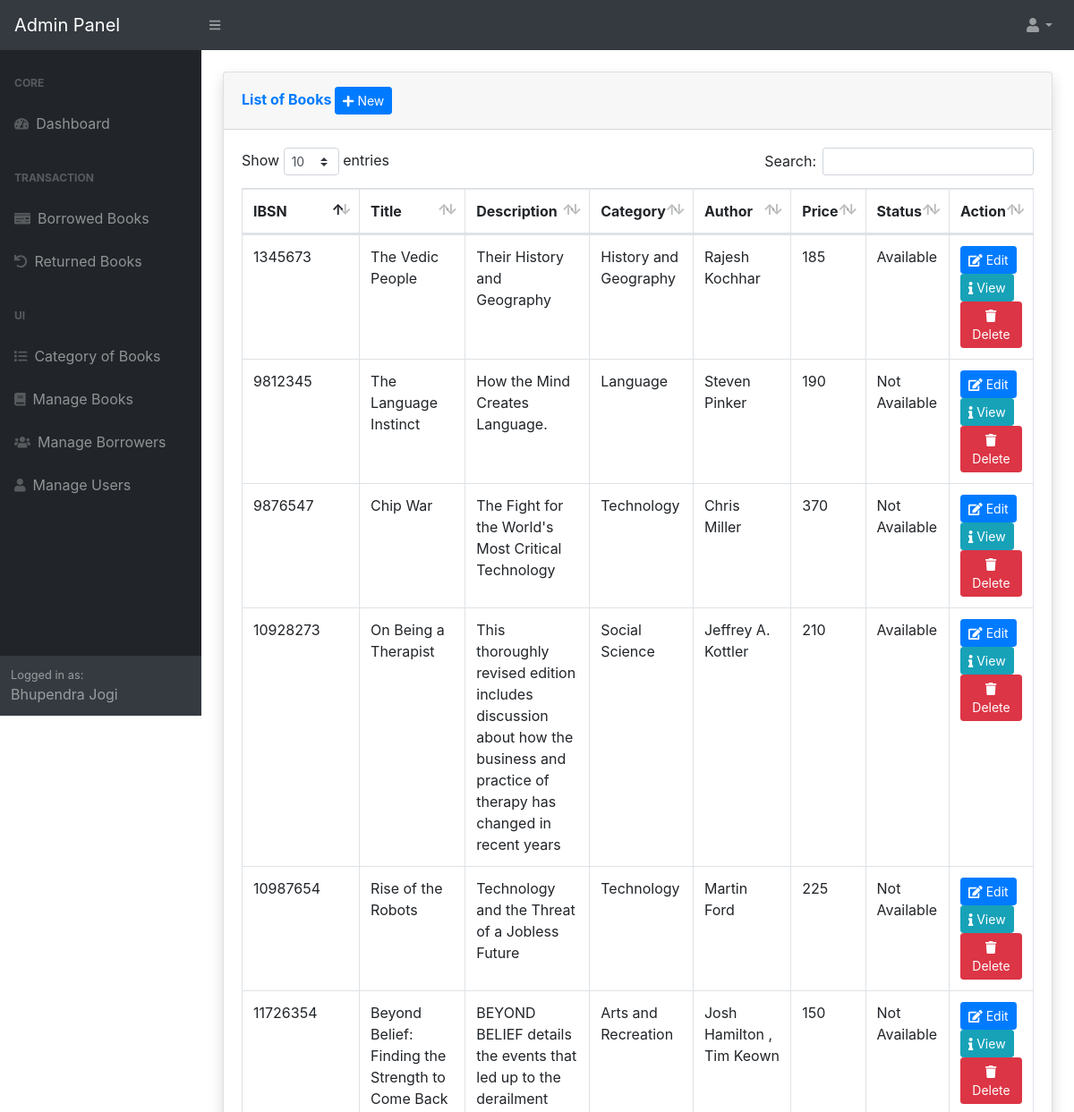
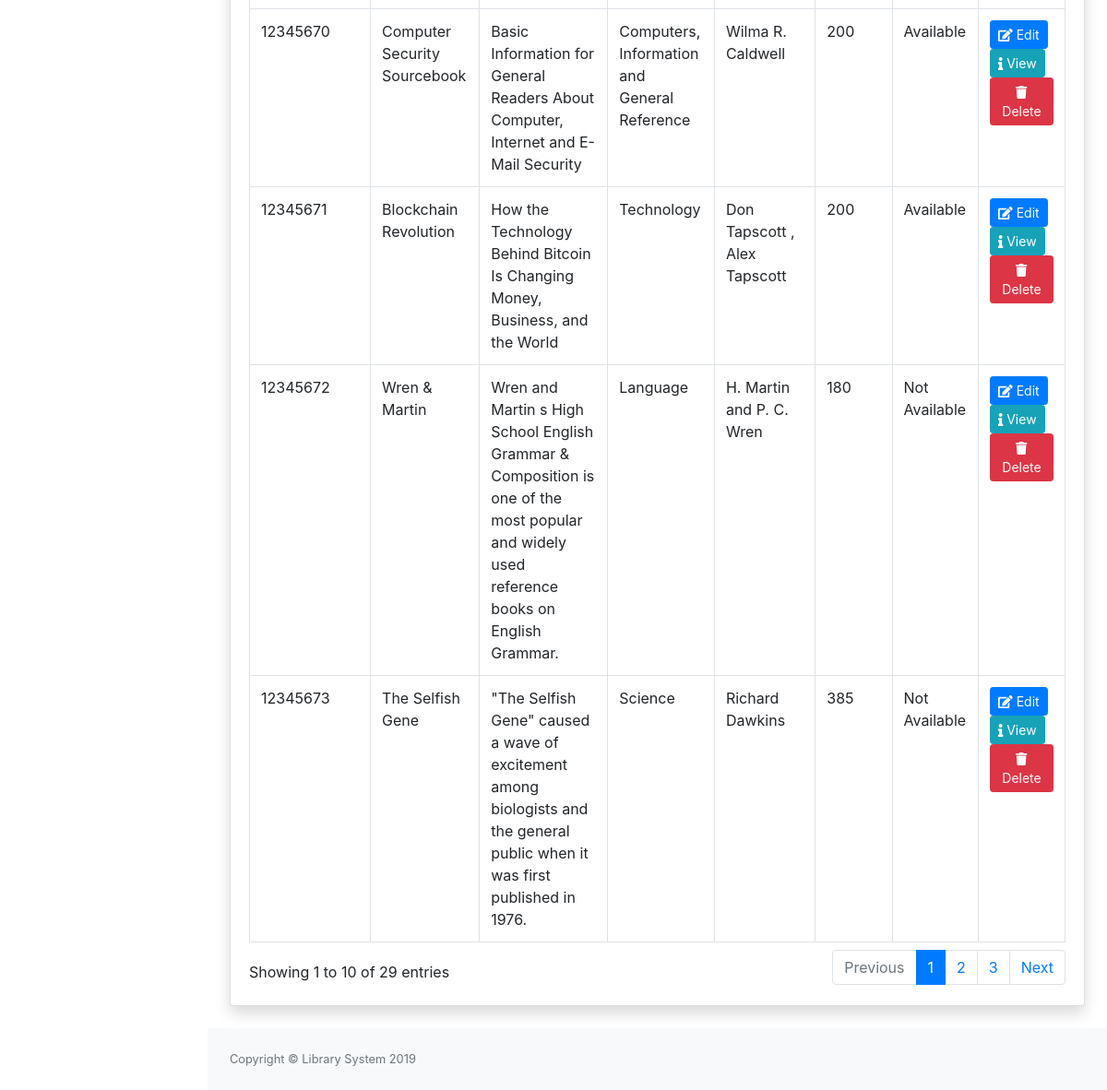
/admin/books/index.php (signed in), run on the app's committed database (2 pictures, top to bottom).
### tables this page shows
CREATE TABLE `tblusers` (
  `USERID` int(11) NOT NULL,
  `NAME` varchar(124) NOT NULL,
  `UEMAIL` varchar(125) NOT NULL,
  `PASS` varchar(125) NOT NULL,
  `TYPE` varchar(125) NOT NULL,
  `Status` varchar(11) NOT NULL,
  `PicLoc` text NOT NULL,
  `fine` varchar(20) DEFAULT NULL
);

CREATE TABLE `tblbooks` (
  `BookID` int(11) NOT NULL,
  `IBSN` varchar(13) NOT NULL,
  `BookTitle` varchar(125) NOT NULL,
  `BookDesc` varchar(255) NOT NULL,
  `Author` varchar(125) NOT NULL,
  `PublishDate` date NOT NULL,
  `BookPublisher` varchar(125) NOT NULL,
  `Category` varchar(90) NOT NULL,
  `BookPrice` double NOT NULL,
  `BookQuantity` int(11) NOT NULL,
  `Status` varchar(30) NOT NULL,
  `BookType` varchar(90) NOT NULL,
  `DeweyDecimal` varchar(90) NOT NULL,
  `OverAllQty` int(11) NOT NULL,
  `Donate` tinyint(1) NOT NULL,
  `Remarks` varchar(90) NOT NULL
);

### admin/books/index.php (called while the page is built, shortened)
<?php
require_once '../themes/templates.php';
?>

### include/database.php (called while the page is built, shortened)
<?php
class Database {
	var $sql_string = '';
	private $conn;
	public function open_connection() {
		$this->conn = mysqli_connect(server, user, pass);
		if (!$this->conn) {
			throw new Exception("Failed to connect to the database server: " . mysqli_connect_error());
		} else {
			$db_select = mysqli_select_db($this->conn, database_name);
		}
	}
	function setQuery($sql='') {
		$this->sql_string=$sql;
	}
	function executeQuery() {
		$result = mysqli_query($this->conn,$this->sql_string);
		return $result;
	}
	private function confirm_query($result) {
		return $result;
	}
	function loadResultList( $key='' ) {
		$cur = $this->executeQuery();
		$array = array();
		while ($row = mysqli_fetch_object($cur)) {
			if ($key) {
				$array[$row->$key] = $row;
			} else {
				$array[] = $row;
			}
		}
		return $array;
	}
	function loadSingleResult() {
		$cur = $this->executeQuery();
		while ($row = mysqli_fetch_object($cur)) {
		return $data = $row;
		}
	}
}
$mydb = new Database();
?>

### include/accounts.php (called while the page is built, shortened)
<?php
require_once(LIB_PATH.DS.'database.php');
class User {
	protected static  $tblname = "tblusers";
	function single_user($id=""){
			global $mydb;
			$mydb->setQuery("SELECT * FROM ".self::$tblname."
				Where USERID= '{$id}' LIMIT 1");
			$cur = $mydb->loadSingleResult();
			return $cur;
	}
}
?>

### admin/books/list.php (the view, shortened to what this page needs)
		  <div class="card shadow mb-4">
           <div class="card-header py-3">
             <h6 class="m-0 font-weight-bold text-primary">List of Books
            <?php if ($_SESSION['TYPE']=="SystemAdministrator" || $_SESSION['TYPE']=="Administrator") { ?>
             	<a href="index.php?view=add" class="btn btn-primary btn-sm"><i class="fa fa-plus"></i> New</a>
             <?php } ?>
         	</h6>
           </div>
           <div class="card-body">
             <div class="table-responsive">
			<table id="dataTable" class="table table-bordered table-hover" cellspacing="0"  >
			  <thead>
			  	<tr>
					<th>IBSN</th>
					<th>Title</th>
					<th>Description</th>
					<th>Category</th>
					<th>Author</th>
					<th>Price</th>
					<th>Status</th>
					<th width="20%">Action</th>
			  	</tr>
			  </thead>
			  <tbody>
			  	<?php
			  	$mydb->setQuery("SELECT * FROM `tblbooks`");
					  	loadresult();
			  		function loadresult(){
				  		global $mydb;
				  		$cur = $mydb->loadResultlist();
						foreach ($cur as $result) {
					  		echo '<tr>';
							echo '<td >' . $result->IBSN.'</td>';
							echo '<td >'. $result->BookTitle.'</td>';
							echo '<td>'.  $result->BookDesc.'</td>';
							echo '<td>'. $result->Category.'</td>';
							echo '<td>'. $result->Author.'</td>';
							echo '<td>'. $result->BookPrice.'</td>';
							echo '<td>'. $result->Status.'</td>';
							if ($_SESSION['TYPE']=="SystemAdministrator" || $_SESSION['TYPE']=="Administrator") {
					  			$btn= '<a title="Edit" href="index.php?view=edit&id='.$result->IBSN.'" class="btn btn-primary btn-sm  " ><i class="fa fa-edit"></i> Edit</a>
					  			<a title="View Book Details" href="index.php?view=view&id='.$result->IBSN.'" class="btn btn-info btn-sm  " ><i class="fa fa-info"></i> View</a>
					  					 <a title="Delete" href="controller.php?action=delete&id='.$result->IBSN.'" class="btn btn-danger btn-sm  " ><i class="fa fa-trash"></i> Delete</a>';
					  		}else{
					  			$btn='No Action';
			  				}
			  				echo '<td > '.$btn.'</td>';
					  		echo '</tr>';
				  		}
				  	}
			  	?>
			  </tbody>
			</table>
		</div>
	</div>
</div>

### admin/themes/templates.php (shortened to what this page needs)
<?php
 $user = New User();
  $singleuser = $user->single_user($_SESSION['USERID']);
?>
<!DOCTYPE html>
<html lang="en">
    <head>
        <link href="<?php echo web_root;?>admin/dist/css/styles.css" rel="stylesheet" />
          <link href="<?php echo web_root;?>admin/dist/css/datepicker.css" rel="stylesheet" />
        <link href="<?php echo web_root;?>admin/dist/css/dataTables.bootstrap4.min.css" rel="stylesheet" />
        <link href="<?php echo web_root;?>admin/dist/fonts/font-awesome.min.css" rel="stylesheet" />
        <link href="https://cdn.jsdelivr.net/npm/select2@4.0.13/dist/css/select2.min.css" rel="stylesheet" />
    </head>
    <body class="sb-nav-fixed">
        <nav class="sb-topnav navbar navbar-expand navbar-dark bg-dark">
            <a class="navbar-brand" href="<?php echo web_root;?>admin/">Admin Panel</a><button class="btn btn-link btn-sm order-1 order-lg-0" id="sidebarToggle" href="#"><i class="fas fa-bars"></i></button
            >
            <ul class="navbar-nav ml-auto ml-md-0">
                <li class="nav-item dropdown">
                    <a class="nav-link dropdown-toggle" id="userDropdown" href="#" role="button" data-toggle="dropdown" aria-haspopup="true" aria-expanded="false"><i class="fas fa-user fa-fw"></i></a>
                </li>
            </ul>
        </nav>
        <div id="layoutSidenav">
            <div id="layoutSidenav_nav">
                <nav class="sb-sidenav accordion sb-sidenav-dark" id="sidenavAccordion">
                    <div class="sb-sidenav-menu">
                        <div class="nav">
                            <div class="sb-sidenav-menu-heading">Core</div>
                            <a class="nav-link" href="<?php echo web_root?>admin/"
                                ><div class="sb-nav-link-icon"><i class="fas fa-tachometer-alt"></i></div>
                            Dashboard</a>
                            <div class="sb-sidenav-menu-heading">Transaction</div>
                                  <a class="nav-link" href="<?php echo web_root;?>admin/borrowed/">
                                    <div class="sb-nav-link-icon"><i class="fas fa-money-check"></i></div>
                                Borrowed Books</a>
                                  <a class="nav-link" href="<?php echo web_root;?>admin/returned/">
                                    <div class="sb-nav-link-icon"><i class="fas fa-undo"></i></div>
                                Returned Books</a>
                               <div class="sb-sidenav-menu-heading">UI</div>
                                  <a class="nav-link" href="<?php echo web_root;?>admin/category/">
                                    <div class="sb-nav-link-icon"><i class="fas fa-list"></i></div>
                                Category of Books</a>
                                  <a class="nav-link" href="<?php echo web_root;?>admin/books/">
                                    <div class="sb-nav-link-icon"><i class="fas fa-book"></i></div>
                                Manage Books</a>
                                  <a class="nav-link" href="<?php echo web_root;?>admin/borrower/">
                                    <div class="sb-nav-link-icon"><i class="fas fa-users"></i></div>
                                Manage Borrowers</a>
                                  <a class="nav-link" href="<?php echo web_root;?>admin/users/">
                                    <div class="sb-nav-link-icon"><i class="fas fa-user"></i></div>
                                Manage Users</a>
                        </div>
                    </div>
                    <div class="sb-sidenav-footer">
                        <div class="small">Logged in as:</div>
                       <?php echo $singleuser->NAME;  ?>
                    </div>
                </nav>
            </div>
            <div id="layoutSidenav_content">
                <main>
                    <div class="container-fluid">
                         <br/>
                       <?php
                        require_once $content;
                        ?>
                    </div>
                </main>
                <footer class="py-4 bg-light mt-auto">
                    <div class="container-fluid">
                        <div class="d-flex align-items-center justify-content-between small">
                            <div class="text-muted">Copyright &copy; Library System 2019</div>
                        </div>
                    </div>
                </footer>
            </div>
        </div>
    </body>
</html>

### data on the page
tblusers: NAME "Bhupendra Jogi"
tblbooks: IBSN "12345671", BookTitle "Blockchain Revolution", BookDesc "How the Technology Behind Bitcoin Is Changing Money, Business, and the World", Category "Technology", Author "Don Tapscott , Alex Tapscott", BookPrice "200", Status "Available"
tblbooks: IBSN "12345672", BookTitle "Wren & Martin", BookDesc "Wren and Martin s High School English Grammar & Composition is one of the most popular and widely used reference books on English Grammar.", Category "Language", Author "H. Martin and P. C. Wren", BookPrice "180", Status "Not Available"
tblbooks: IBSN "12345673", BookTitle "The Selfish Gene", BookDesc "\"The Selfish Gene\" caused a wave of excitement among biologists and the general public when it was first published in 1976.", Category "Science", Author "Richard Dawkins", BookPrice "385", Status "Not Available"
tblbooks: IBSN "1345673", BookTitle "The Vedic People", BookDesc "Their History and Geography", Category "History and Geography", Author "Rajesh Kochhar", BookPrice "185", Status "Available"
tblbooks: IBSN "11726354", BookTitle "Beyond Belief: Finding the Strength to Come Back", BookDesc "BEYOND BELIEF details the events that led up to the derailment", Category "Arts and Recreation", Author "Josh Hamilton , Tim Keown", BookPrice "150", Status "Not Available"
tblbooks: IBSN "10928273", BookTitle "On Being a Therapist", BookDesc "This thoroughly revised edition includes discussion about how the business and practice of therapy has changed in recent years", Category "Social Science", Author "Jeffrey A. Kottler", BookPrice "210", Status "Available"
tblbooks: IBSN "10987654", BookTitle "Rise of the Robots", BookDesc "Technology and the Threat of a Jobless Future", Category "Technology", Author "Martin Ford", BookPrice "225", Status "Not Available"
tblbooks: IBSN "9812345", BookTitle "The Language Instinct", BookDesc "How the Mind Creates Language.", Category "Language", Author "Steven Pinker", BookPrice "190", Status "Not Available"
tblbooks: IBSN "12345670", BookTitle "Computer Security Sourcebook", BookDesc "Basic Information for General Readers About Computer, Internet and E-Mail Security", Category "Computers, Information and General Reference", Author "Wilma R. Caldwell", BookPrice "200", Status "Available"
tblbooks: IBSN "9876547", BookTitle "Chip War", BookDesc "The Fight for the World's Most Critical Technology", Category "Technology", Author "Chris Miller", BookPrice "370", Status "Not Available"
